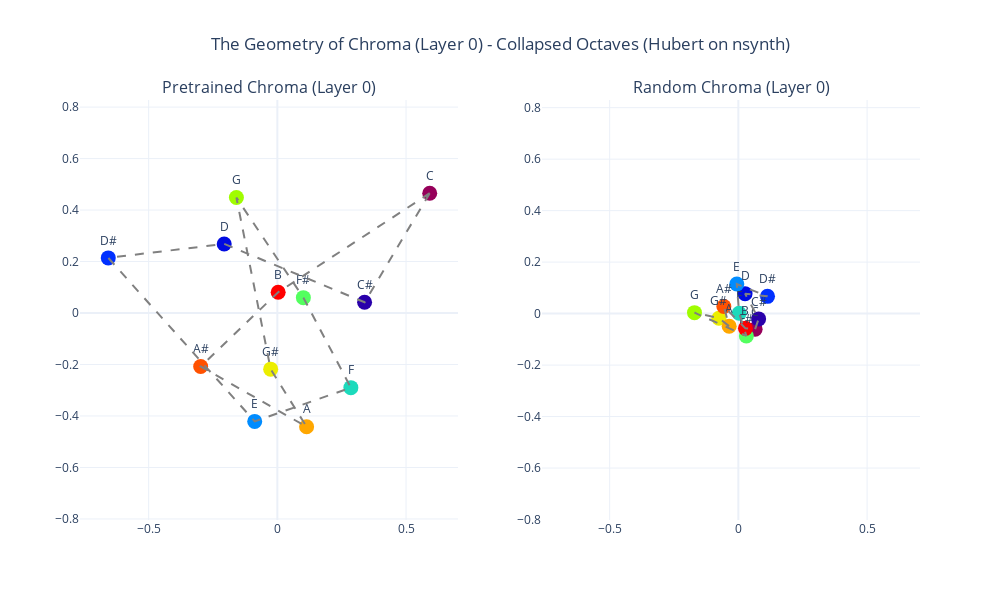

The notebook cell saved with this chart:
### Code cell
# 1. SETUP LABELS AND BINS
n_bins = 257
freqs = np.linspace(0, 8000, n_bins)
freqs[0] = 1.0  # Avoid log(0)

# Map every bin to a "Note Index" (0 to 11) using the MIDI formula
midi_notes = 12 * np.log2(freqs / 440.0) + 69
chroma_indices = np.round(midi_notes) % 12  # 0=C, 1=C#, ..., 11=B
labels = ["C", "C#", "D", "D#", "E", "F", "F#", "G", "G#", "A", "A#", "B"]

# 2. LOAD WEIGHTS
layer_idx = 0

# Update paths if your folders are named differently!
pre_path = "../results/hubert-base_pretrained_nsynth_ridge/stft_weights.npz"
rand_path = "../results/hubert-base_random_nsynth_ridge/stft_weights.npz"

pre_data = np.load(pre_path)
rand_data = np.load(rand_path)

W_pre = pre_data[f"layer_{layer_idx}_coefs"]
W_rand = rand_data[f"layer_{layer_idx}_coefs"]

# 3. EXTRACTION FUNCTION
def get_chroma_pca(W_layer):
    chroma_vectors = []
    valid_labels = []
    
    for i in range(12):
        # Find all bins that map to this note
        indices = np.where(chroma_indices == i)[0]
        
        # Filter out very low/high freq noise (keep human voice range 80-4000Hz)
        indices = [idx for idx in indices if 80 < freqs[idx] < 4000]
        
        if len(indices) > 0:
            # Average the weight vectors (Collapsing the Octaves)
            avg_vec = np.mean(W_layer[indices], axis=0)
            chroma_vectors.append(avg_vec)
            valid_labels.append(labels[i])
            
    chroma_vectors = np.array(chroma_vectors)
    
    # Run PCA to get 2D coordinates
    pca = PCA(n_components=2)
    reduced = pca.fit_transform(chroma_vectors)
    return reduced, valid_labels

# Extract for both models
reduced_pre, labels_pre = get_chroma_pca(W_pre)
reduced_rand, labels_rand = get_chroma_pca(W_rand)

# 4. PLOT THE CLOCKS SIDE-BY-SIDE
fig = make_subplots(
    rows=1, cols=2, 
    subplot_titles=(f"Pretrained Chroma (Layer {layer_idx})", f"Random Chroma (Layer {layer_idx})")
)

# --- Add Pretrained Trace ---
fig.add_trace(go.Scatter(
    x=reduced_pre[:, 0], y=reduced_pre[:, 1],
    mode='markers+text', text=labels_pre, textposition="top center",
    marker=dict(size=15, color=np.arange(len(labels_pre)), colorscale='Rainbow', showscale=False)
), row=1, col=1)

# Connect the Pretrained loop
fig.add_trace(go.Scatter(
    x=np.append(reduced_pre[:, 0], reduced_pre[0, 0]), 
    y=np.append(reduced_pre[:, 1], reduced_pre[0, 1]),
    mode='lines', line=dict(color='gray', dash='dash'), hoverinfo='skip'
), row=1, col=1)

# --- Add Random Trace ---
fig.add_trace(go.Scatter(
    x=reduced_rand[:, 0], y=reduced_rand[:, 1],
    mode='markers+text', text=labels_rand, textposition="top center",
    marker=dict(size=15, color=np.arange(len(labels_rand)), colorscale='Rainbow', showscale=False)
), row=1, col=2)

# Connect the Random loop
fig.add_trace(go.Scatter(
    x=np.append(reduced_rand[:, 0], reduced_rand[0, 0]), 
    y=np.append(reduced_rand[:, 1], reduced_rand[0, 1]),
    mode='lines', line=dict(color='gray', dash='dash'), hoverinfo='skip'
), row=1, col=2)

# 5. CLEANUP LAYOUT
fig.update_layout(
    title=f"The Geometry of Chroma (Layer {layer_idx}) - Collapsed Octaves (Hubert on nsynth)",
    title_x=0.5, width=1000, height=600, template="plotly_white",
    showlegend=False
)

# Ensure the axes are scaled squarely so circles look like circles
fig.update_xaxes(scaleanchor="y", scaleratio=1, row=1, col=1)
fig.update_yaxes(scaleanchor="x", scaleratio=1, row=1, col=1)
fig.update_xaxes(scaleanchor="y", scaleratio=1, row=1, col=2)
fig.update_yaxes(scaleanchor="x", scaleratio=1, row=1, col=2)

fig.show()

### Figure 1 — Plotly figure (JSON) as saved in the notebook; plotly's stock layout.template omitted (floating-point values rounded to 4 significant figures)
{"data": [{"marker": {"color": [0, 1, 2, 3, 4, 5, 6, 7, 8, 9, 10, 11], "colorscale": [[0, "rgb(150,0,90)"], [0.125, "rgb(0,0,200)"], [0.25, "rgb(0,25,255)"], [0.375, "rgb(0,152,255)"], [0.5, "rgb(44,255,150)"], [0.625, "rgb(151,255,0)"], [0.75, "rgb(255,234,0)"], [0.875, "rgb(255,111,0)"], [1, "rgb(255,0,0)"]], "showscale": false, "size": 15}, "mode": "markers+text", "text": ["C", "C#", "D", "D#", "E", "F", "F#", "G", "G#", "A", "A#", "B"], "textposition": "top center", "type": "scatter", "x": [0.592, 0.3389, -0.2065, -0.6568, -0.08796, 0.2856, 0.101, -0.1591, -0.02601, 0.1136, -0.2979, 0.003186], "xaxis": "x", "y": [0.4654, 0.04176, 0.2684, 0.2141, -0.421, -0.29, 0.05968, 0.4485, -0.2181, -0.442, -0.2076, 0.08087], "yaxis": "y"}, {"hoverinfo": "skip", "line": {"color": "gray", "dash": "dash"}, "mode": "lines", "type": "scatter", "x": [0.592, 0.3389, -0.2065, -0.6568, -0.08796, 0.2856, 0.101, -0.1591, -0.02601, 0.1136, -0.2979, 0.003186, 0.592], "xaxis": "x", "y": [0.4654, 0.04176, 0.2684, 0.2141, -0.421, -0.29, 0.05968, 0.4485, -0.2181, -0.442, -0.2076, 0.08087, 0.4654], "yaxis": "y"}, {"marker": {"color": [0, 1, 2, 3, 4, 5, 6, 7, 8, 9, 10, 11], "colorscale": [[0, "rgb(150,0,90)"], [0.125, "rgb(0,0,200)"], [0.25, "rgb(0,25,255)"], [0.375, "rgb(0,152,255)"], [0.5, "rgb(44,255,150)"], [0.625, "rgb(151,255,0)"], [0.75, "rgb(255,234,0)"], [0.875, "rgb(255,111,0)"], [1, "rgb(255,0,0)"]], "showscale": false, "size": 15}, "mode": "markers+text", "text": ["C", "C#", "D", "D#", "E", "F", "F#", "G", "G#", "A", "A#", "B"], "textposition": "top center", "type": "scatter", "x": [0.06506, 0.07863, 0.02597, 0.1132, -0.006124, 0.002968, 0.03103, -0.1705, -0.07565, -0.03567, -0.05642, 0.02749], "xaxis": "x2", "y": [-0.06036, -0.02056, 0.07747, 0.067, 0.1148, 0.001411, -0.08681, 0.00374, -0.01789, -0.04913, 0.02758, -0.05722], "yaxis": "y2"}, {"hoverinfo": "skip", "line": {"color": "gray", "dash": "dash"}, "mode": "lines", "type": "scatter", "x": [0.06506, 0.07863, 0.02597, 0.1132, -0.006124, 0.002968, 0.03103, -0.1705, -0.07565, -0.03567, -0.05642, 0.02749, 0.06506], "xaxis": "x2", "y": [-0.06036, -0.02056, 0.07747, 0.067, 0.1148, 0.001411, -0.08681, 0.00374, -0.01789, -0.04913, 0.02758, -0.05722, -0.06036], "yaxis": "y2"}], "layout": {"annotations": [{"font": {"size": 16}, "showarrow": false, "text": "Pretrained Chroma (Layer 0)", "x": 0.225, "xanchor": "center", "xref": "paper", "y": 1, "yanchor": "bottom", "yref": "paper"}, {"font": {"size": 16}, "showarrow": false, "text": "Random Chroma (Layer 0)", "x": 0.775, "xanchor": "center", "xref": "paper", "y": 1, "yanchor": "bottom", "yref": "paper"}], "height": 600, "showlegend": false, "title": {"text": "The Geometry of Chroma (Layer 0) - Collapsed Octaves (Hubert on nsynth)", "x": 0.5}, "width": 1000, "xaxis": {"anchor": "y", "domain": [0, 0.45], "scaleanchor": "y", "scaleratio": 1}, "xaxis2": {"anchor": "y2", "domain": [0.55, 1], "scaleanchor": "y", "scaleratio": 1}, "yaxis": {"anchor": "x", "domain": [0, 1], "scaleanchor": "x", "scaleratio": 1}, "yaxis2": {"anchor": "x2", "domain": [0, 1], "scaleanchor": "x", "scaleratio": 1}}}
